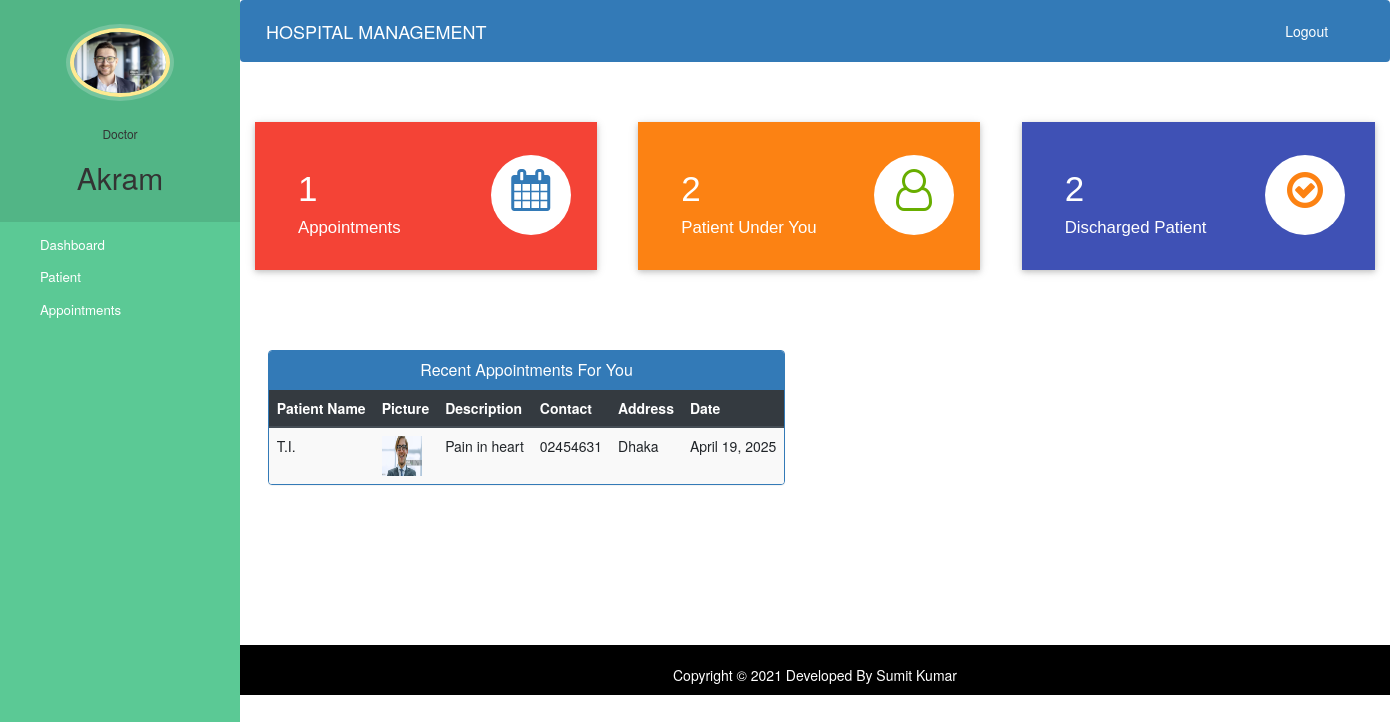
The app's page /doctor-dashboard (signed in) with its own data.
### hospital/models.py (models this page shows, shortened)
class Doctor(models.Model):
    user=models.OneToOneField(User,on_delete=models.CASCADE)
    profile_pic= models.ImageField(upload_to='profile_pic/DoctorProfilePic/',null=True,blank=True)
    address = models.CharField(max_length=40)
    mobile = models.CharField(max_length=20,null=True)
    department= models.CharField(max_length=50,choices=departments,default='Cardiologist')
    status=models.BooleanField(default=False)

class Appointment(models.Model):
    patientId=models.PositiveIntegerField(null=True)
    doctorId=models.PositiveIntegerField(null=True)
    patientName=models.CharField(max_length=40,null=True)
    doctorName=models.CharField(max_length=40,null=True)
    appointmentDate=models.DateField(auto_now=True)
    description=models.TextField(max_length=500)
    status=models.BooleanField(default=False)

class Patient(models.Model):
    user=models.OneToOneField(User,on_delete=models.CASCADE)
    profile_pic= models.ImageField(upload_to='profile_pic/PatientProfilePic/',null=True,blank=True)
    address = models.CharField(max_length=40)
    mobile = models.CharField(max_length=20,null=False)
    symptoms = models.CharField(max_length=100,null=False)
    assignedDoctorId = models.PositiveIntegerField(null=True)
    admitDate=models.DateField(auto_now=True)
    status=models.BooleanField(default=False)

### hospital/views.py (the view)
# urls.py: path('doctor-dashboard', views.doctor_dashboard_view, name='doctor-dashboard'),
@login_required(login_url='doctorlogin')
@user_passes_test(is_doctor)
def doctor_dashboard_view(request):
    patientcount=models.Patient.objects.all().filter(status=True,assignedDoctorId=request.user.id).count()
    appointmentcount=models.Appointment.objects.all().filter(status=True,doctorId=request.user.id).count()
    patientdischarged=models.PatientDischargeDetails.objects.all().distinct().filter(assignedDoctorName=request.user.first_name).count()
    appointments=models.Appointment.objects.all().filter(status=True,doctorId=request.user.id).order_by('-id')
    patientid=[]
    for a in appointments:
        patientid.append(a.patientId)
    patients=models.Patient.objects.all().filter(status=True,user_id__in=patientid).order_by('-id')
    appointments=zip(appointments,patients)
    mydict={
    'patientcount':patientcount,
    'appointmentcount':appointmentcount,
    'patientdischarged':patientdischarged,
    'appointments':appointments,
    'doctor':models.Doctor.objects.get(user_id=request.user.id), #for profile picture of doctor in sidebar
    }
    return render(request,'hospital/doctor_dashboard.html',context=mydict)

### hospital/views.py (called while the page is built)
def is_doctor(user):
    return user.groups.filter(name='DOCTOR').exists()

### templates/hospital/doctor_dashboard.html
{% extends 'hospital/doctor_base.html' %}
{% load static %}
{% block content %}
{%include 'hospital/doctor_dashboard_cards.html'%}
<br><br><br><br>
<div class="container">
  <div class="row">
    <div class="panel panel-primary" style="margin-left:2%;">
      <div class="panel-heading" style="text-align:center;">
        <h6 class="panel-title">Recent Appointments For You</h6>
      </div>
      <table class="table table-hover table-striped" id="dev-table">
        <thead class="thead-dark">
          <tr>
            <th>Patient Name</th>
            <th>Picture</th>
            <th>Description</th>
            <th>Contact</th>
            <th>Address</th>
            <th>Date</th>
          </tr>
        </thead>
        {% for a,p in appointments %}
        <tr>
          <td>{{a.patientName}}</td>
          <td> <img src="{% static p.profile_pic.url %}" alt="Profile Pic" height="40px" width="40px" /></td>
          <td>{{a.description}}</td>
          <td>{{p.mobile}}</td>
          <td>{{p.address}}</td>
          <td>{{a.appointmentDate}}</td>
        </tr>
        {% endfor %}
      </table>
    </div>
  </div>
</div>
{% endblock content %}

### templates/hospital/doctor_base.html (shortened to what this page needs)
<!DOCTYPE html>
{% load static %}
<html lang="en">
<head>
  <link rel="stylesheet" href="https://stackpath.bootstrapcdn.com/bootstrap/4.3.1/css/bootstrap.min.css">
  <link rel="stylesheet" href="https://maxcdn.bootstrapcdn.com/font-awesome/4.7.0/css/font-awesome.min.css">
</head>
<body>
  <nav class="menu" tabindex="0">
    <header class="avatar">
      <img src="{% static doctor.profile_pic.url %}" alt="Profile Pic" />
      <br><br>
      <h6>Doctor</h6>
      <h2>{{request.user.first_name}}</h2>
    </header>
    <ul>
      <li tabindex="0" class="icon-dashboard"> <a style="color:white; text-decoration:none;" href="/doctor-dashboard"><span>Dashboard</span></a> </li>
      <li tabindex="0" class="icon-users"> <a style="color:white; text-decoration:none;" href="/doctor-patient"><span>Patient</span></a></li>
      <li tabindex="0" class="icon-calendar"> <a style="color:white; text-decoration:none;" href="/doctor-appointment"><span>Appointments</span></a></li>
    </ul>
  </nav>
  <main>
    <div class="bs-example">
      <nav class="navbar navbar-expand-md navbar-dark fixed-top" style="background:#337AB7;">
        <a href="/admin-dashboard" class="navbar-brand">HOSPITAL MANAGEMENT</a>
        <div class="collapse navbar-collapse justify-content-between" id="navbarCollapse">
          <div class="navbar-nav" style="margin-left: 90%;">
            <form action="{% url 'logout' %}" method="post" class="nav-item">
              <button type="submit" class="nav-link btn btn-link" style="color: white; background: none; border: none; cursor: pointer;">Logout</button>
            </form>
          </div>
        </div>
      </nav>
    </div>
    <br><br>
    {% block content %}
    {% endblock content %}
    <br><br><br><br><br><br><br>
    <footer>
      <br>
      <div class="container">
        <div class="row">
          <div class="col-md-12 col-sm-12">
            <div style="color:#ffffff;" class="wow fadeInUp footer-copyright">
              <p>
                Copyright &copy; 2021 Developed By Sumit Kumar </p>
            </div>
          </div>
        </div>
      </div>
    </footer>
  </main>
</body>
</html>

### templates/hospital/doctor_base.html (style rules this page uses)
a:link { text-decoration: none; }
a { color: white; }
footer { padding: 0px 0px 0px 0px; background-color: black; margin: 0px; }
p { text-align: center; }
body { padding-left: 240px; }
main { position: relative; height: 100vh; }
.menu { background: #5bc995; height: 100vh; width: 240px; position: fixed; top: 0px; left: 0; z-index: 5; outline: none; }
.menu .avatar { background: rgba(0, 0, 0, 0.1); padding: 2em 0.5em; text-align: center; }
.menu .avatar img { width: 100px; border-radius: 50%; overflow: hidden; border: 4px solid #ffea92; box-shadow: 0 0 0 4px rgba(255, 255, 255, 0.2); }
.menu .avatar h2 { font-weight: normal; margin-bottom: 0; }
.menu ul { list-style: none; padding: 0.5em 0; margin: 0; }
.menu ul li { padding: 0.5em 1em 0.5em 3em; font-size: 0.95em; font-weight: regular; background-repeat: no-repeat; background-position: left 15px center; background-size: auto 20px; transition: all 0.15s linear; cursor: pointer; }
.menu ul li.icon-dashboard { background-image: url("http://www.entypo.com/images//gauge.svg"); }
.menu ul li.icon-users { background-image: url("http://www.entypo.com/images//users.svg"); }
.menu ul li.icon-calendar { background-image: url("http://www.entypo.com/images//calendar.svg"); }

### records on screen
Doctor: profile_pic (picture)
Appointment: patientName "T.I.", profile_pic (picture), description "Pain in heart", mobile "02454631", address "Dhaka", appointmentDate "April 19, 2025"

### other values on screen
{{ request.user.first_name }} "Akram"
{{ appointmentcount }} "1"
{{ patientcount }} "2"
{{ patientdischarged }} "2"
